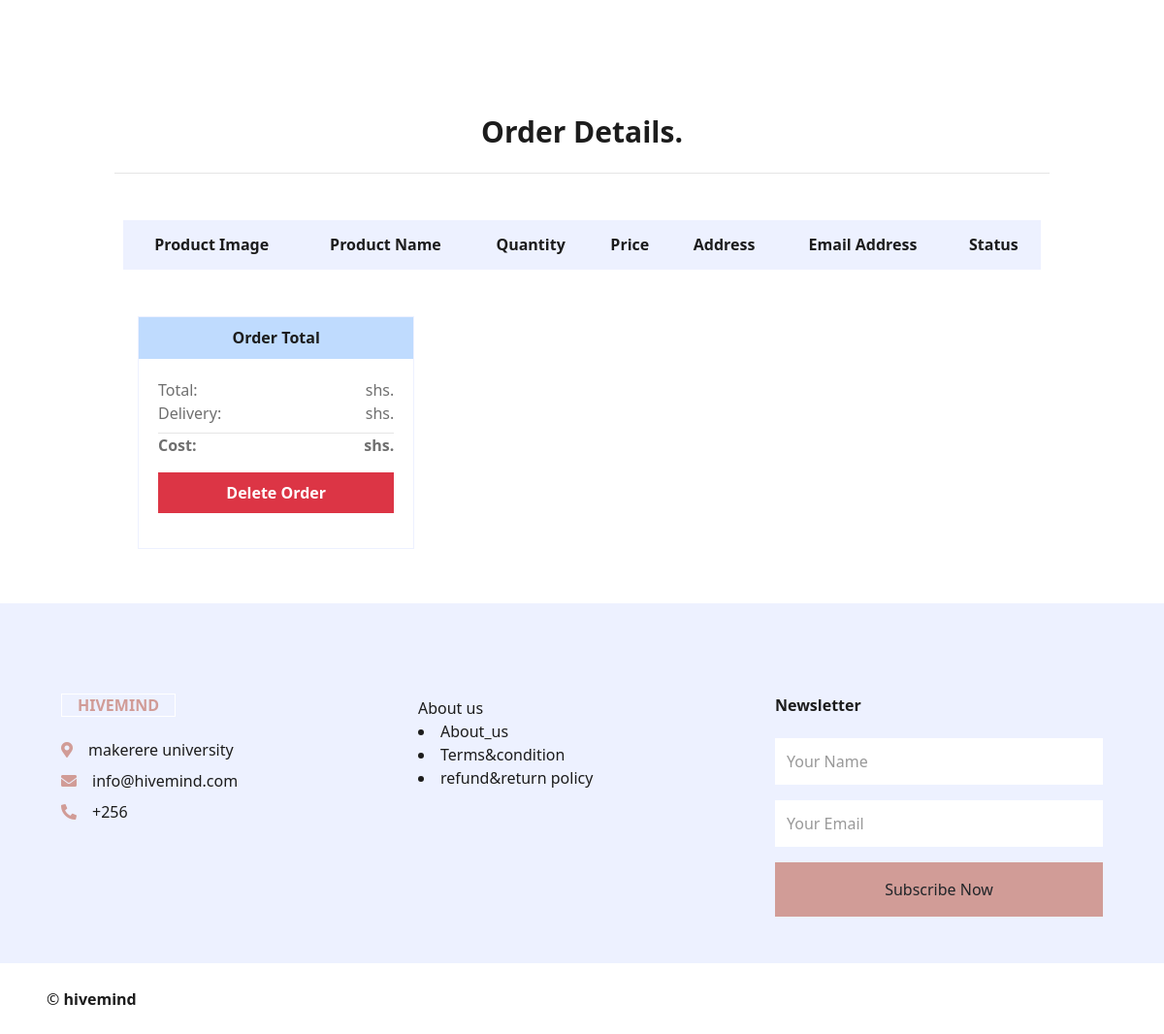
/order/order-details/32 (signed in, lower part), run on an earlier commit of the app's database.
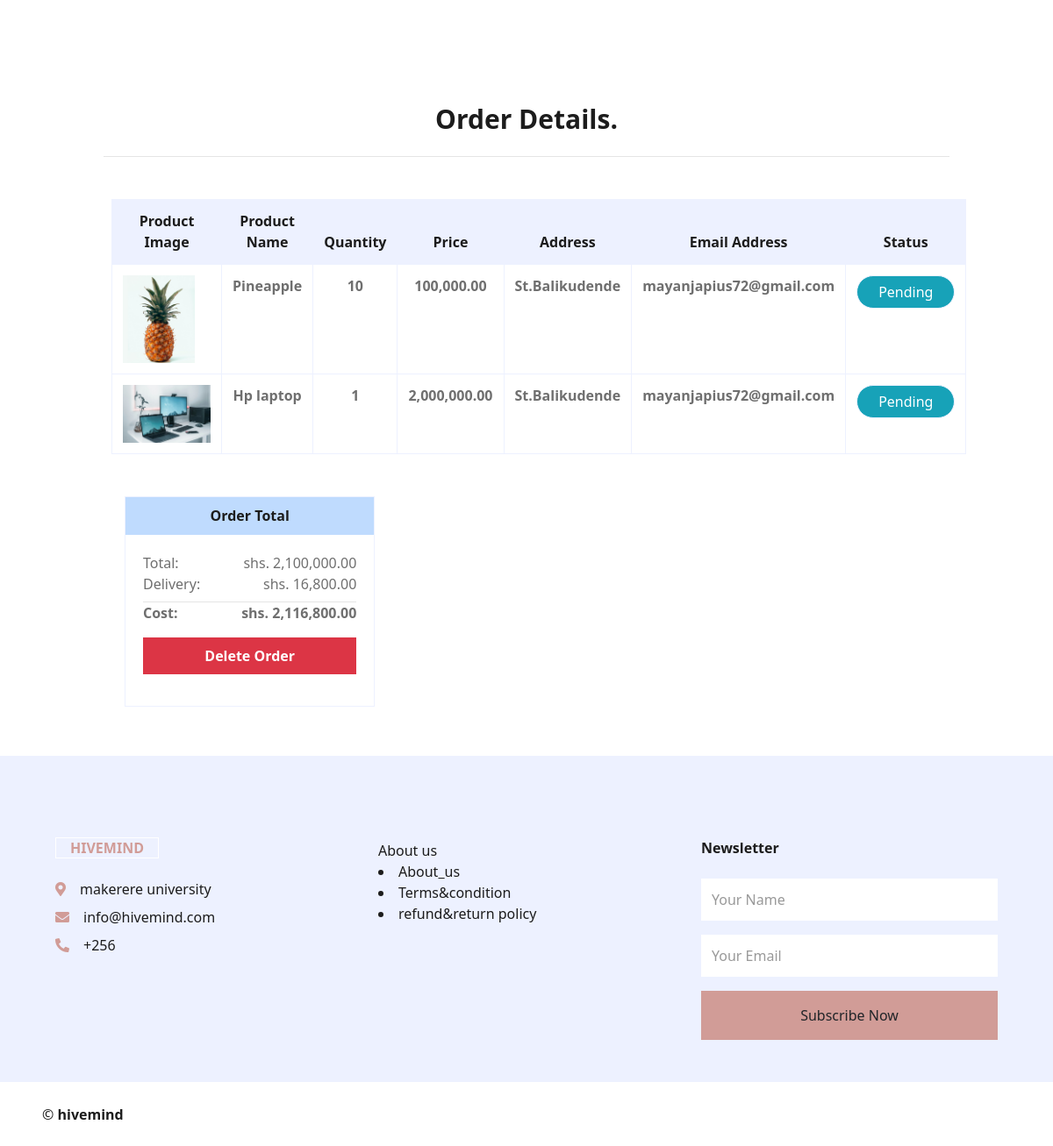
And on a later commit of the database.
### orders/models.py (models this page shows, shortened)
class OrderItem(models.Model):
    order = models.ForeignKey(Order,related_name='orders',on_delete=models.CASCADE)
    product = models.ForeignKey(Type,related_name='items',on_delete=models.CASCADE)
    price = models.DecimalField(max_digits=10,decimal_places=2)
    quantity = models.PositiveIntegerField(default=1)
    def get_cost(self):
        return self.price * self.quantity

class Order(models.Model):
    user = models.ForeignKey(User, related_name='orders', on_delete=models.CASCADE, null=True)
    first_name = models.CharField(max_length=50)
    last_name = models.CharField(max_length=50)
    email = models.EmailField()
    address = models.CharField(max_length=250)
    phone_number = models.CharField(max_length=20)
    city = models.CharField(max_length=100)
    created = models.DateTimeField(auto_now_add=True)
    updated = models.DateTimeField(auto_now=True)
    paid = models.BooleanField(default=False)
    class Meta:
        ordering = ['-created']
        indexes = [
             models.Index(fields=['-created']),
             ]
    def get_total_cost(self):
        return sum(item.get_cost() for item in self.orders.all())
    def delivery(self):
        total = self.get_total_cost()
        delivery_cost = total * Decimal('0.008')
        return delivery_cost.quantize(Decimal('0.01'),rounding=ROUND_HALF_UP)
    def cost(self):
        return self.delivery() + self.get_total_cost()

### jumia/models.py (models this page shows, shortened)
class Type(models.Model):
    category = models.ForeignKey(Categories, related_name='type',on_delete=models.CASCADE, blank=True, null=True)
    name = models.CharField(max_length = 250)
    description = models.TextField(blank=True, null=True)
    price = models.DecimalField(max_digits = 30, decimal_places=2)
    image = models.ImageField(upload_to='uploads/', null=True)
    is_available = models.BooleanField(default=True)
    product_by = models.ForeignKey(User,on_delete=models.CASCADE, blank=True, null=True)
    created_at = models.DateTimeField(auto_now_add=True)

### orders/views.py (the view)
# urls.py: path('order-details/<int:id>', order_details, name='detail'),
@customer_required
def order_details(request, id):
    orders = Order.objects.filter(id=id).filter(user=request.user).first()
    product = OrderItem.objects.filter(order=orders)
    return render(request, 'order/order_details.html', {'orders':orders, 'product':product})

### cart/cart.py (called while the page is built)
    def __len__(self):
        return sum(item['quantity'] for item in self.cart.values())

### cart/context_processors.py (called while the page is built)
def cart(request):
    return {'cart': Cart(request)}

### jumia/context_processors.py (called while the page is built)
def categories(request):
    cat = Categories.objects.all()
    return {'cat': cat}

### orders/templates/order/order_details.html (shortened to what this page needs)
{% extends 'jumia/base.html' %}
{% load humanize %}
{% block content %}
<div class="container-fluid pt-5">
    <h1 class="text-center py-4 text-3xl font-bold">Order Details.</h1>
    <hr>
    <br>
    <br>
    <div class="row px-xl-4 pb-2">
      <table class="table table-bordered text-center mb-0">
        <thead class="bg-secondary text-dark">
            <tr>
                <th>Product Image</th>
                <th>Product Name</th>
                <th>Quantity</th>
                <th>Price</th>
                <th>Address</th>
                <th>Email Address</th>
                <th>Status</th>
            </tr>
        </thead>
        <tbody class="align-middle">
          {% for item in product %}
          <tr class="font-semibold font-sans">
              <td><img src="{{item.product.image.url}}" alt="" style="max-width: 100px;max-height: 100px"></td>
              <td>{{item.product.name}}</td>
              <td>{{item.quantity}}</td>
              <td>{{item.get_cost|intcomma}}</td>
              <td>{{item.order.address}}</td>
              <td>{{item.order.email}}</td>
              <td><a href="">
                <button class="rounded-full btn btn-info px-4 border border-red-900 text-bold">Pending</button>
              </a></td>
          </tr>
          {% endfor %}
        </tbody>
      </table>
        <br>
        <br>
      <div class="col-lg-4">
        <div class="card border-secondary mt-5">
          <div class="card-header bg-blue-200 border-0">
              <h4 class="font-weight-semi-bold m-0 text-center">Order Total</h4>
          </div>
          <div class="card-body">
          <div class="d-flex justify-content-between">
            <p>Total: </p>
            <p>shs. {{orders.get_total_cost|intcomma}}</p>
          </div>
          <div class="d-flex justify-content-between">
            <p>Delivery: </p>
            <p>shs. {{orders.delivery|intcomma}}</p>
          </div>
          <hr class="mt-2">
          <div class="d-flex justify-content-between">
           <strong><p>Cost: </p></strong>
           <strong>shs. {{orders.cost|intcomma}}</strong>
          </div>
          <form action="{% url 'orders:delete_order' orders.id %}" method="post">
            <button type="submit" class="btn btn-block btn-danger my-3 py-2 font-semibold">Delete Order</button>
          </form>
          </div>
        </div>
      </div>
    </div>
</div>
{% endblock %}

What changed in the data, as far as the page shows it:
added OrderItem: product.image (picture), product.name "Pineapple", quantity "10", get_cost "100,000.00", order.address "St.Balikudende", order.email "mayanjapius72@gmail.com"
added OrderItem: product.image (picture), product.name "Hp laptop", quantity "1", get_cost "2,000,000.00", order.address "St.Balikudende", order.email "mayanjapius72@gmail.com"
added Order: get_total_cost "2,100,000.00", delivery "16,800.00", cost "2,116,800.00"
